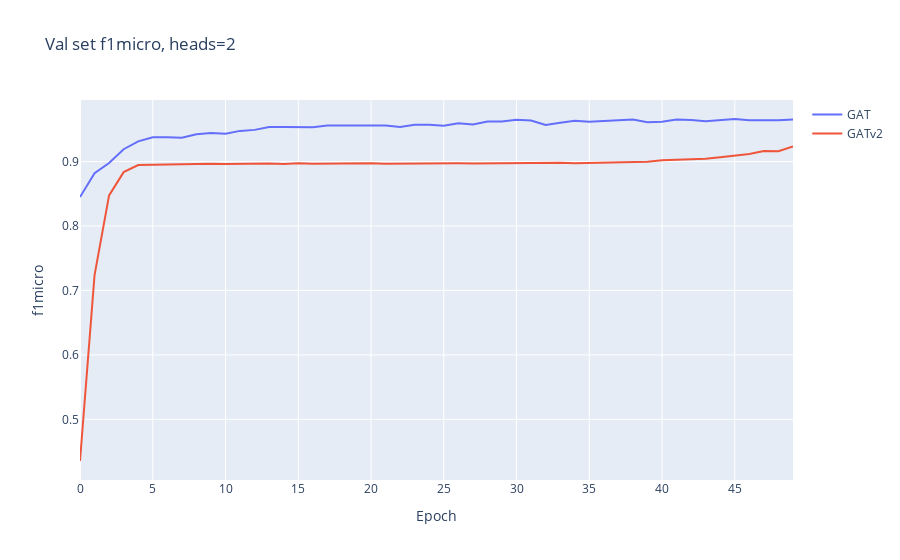
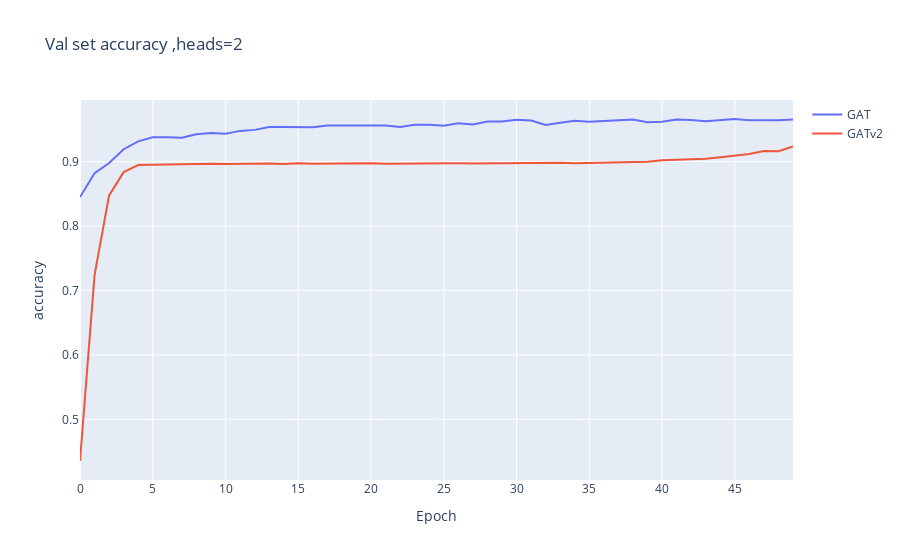
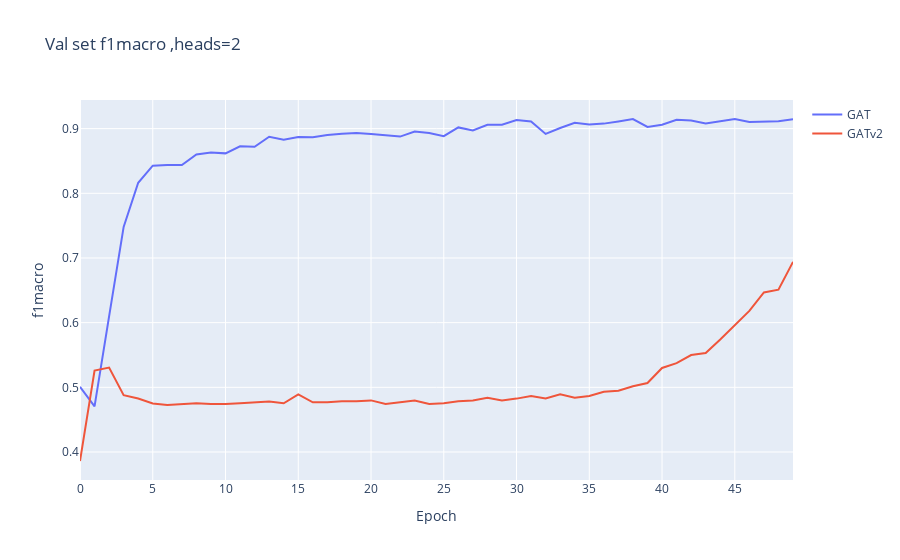
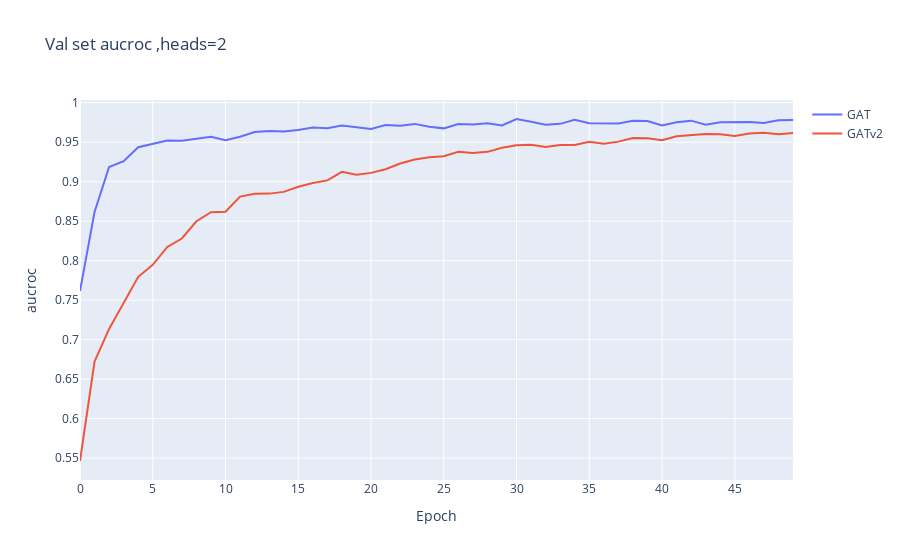

Notebook source saved alongside these figures, in order:
### Code cell
# Compare GAT vs GATv2 with 2 heads, prebuilt PyGs models 
plot_training_comp([mmGATprebuilt,mmGATv2prebuilt], ["GAT" ,"GATv2" ],"f1micro",title="Val set f1micro, heads=2")  
plot_training_comp([mmGATprebuilt,mmGATv2prebuilt], ["GAT" ,"GATv2" ],"accuracy",title="Val set accuracy ,heads=2")
plot_training_comp([mmGATprebuilt,mmGATv2prebuilt], ["GAT" ,"GATv2" ],"f1macro",title="Val set f1macro ,heads=2")
plot_training_comp([mmGATprebuilt,mmGATv2prebuilt], ["GAT" ,"GATv2" ],"aucroc",title="Val set aucroc ,heads=2")  
plot_training_comp([mmGATprebuilt,mmGATv2prebuilt], ["GAT" ,"GATv2" ],"recall",title="Val set recall ,heads=2")  
plot_training_comp([mmGATprebuilt,mmGATv2prebuilt], ["GAT" ,"GATv2" ],"precision",title="Val set precision ,heads=2")
